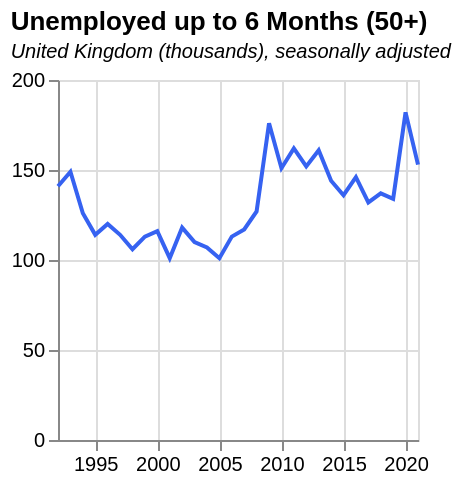

The specification (Vega-Lite) saved for this image:
### Vega-Lite specification from a JSON file in a GitHub repository (floating-point values rounded to 4 significant figures)
{"$schema": "https://vega.github.io/schema/vega-lite/v5.json", "data": {"values": [{"date": "1992", "label": "1992", "month": "", "quarter": "", "sourceDataset": "LMS", "updateDate": "2015-10-13T23:00:00.000Z", "value": "141", "year": "1992"}, {"date": "1993", "label": "1993", "month": "", "quarter": "", "sourceDataset": "LMS", "updateDate": "2015-10-13T23:00:00.000Z", "value": "149", "year": "1993"}, {"date": "1994", "label": "1994", "month": "", "quarter": "", "sourceDataset": "LMS", "updateDate": "2015-10-13T23:00:00.000Z", "value": "126", "year": "1994"}, {"date": "1995", "label": "1995", "month": "", "quarter": "", "sourceDataset": "LMS", "updateDate": "2015-10-13T23:00:00.000Z", "value": "114", "year": "1995"}, {"date": "1996", "label": "1996", "month": "", "quarter": "", "sourceDataset": "LMS", "updateDate": "2015-10-13T23:00:00.000Z", "value": "120", "year": "1996"}, {"date": "1997", "label": "1997", "month": "", "quarter": "", "sourceDataset": "LMS", "updateDate": "2015-10-13T23:00:00.000Z", "value": "114", "year": "1997"}, {"date": "1998", "label": "1998", "month": "", "quarter": "", "sourceDataset": "LMS", "updateDate": "2015-10-13T23:00:00.000Z", "value": "106", "year": "1998"}, {"date": "1999", "label": "1999", "month": "", "quarter": "", "sourceDataset": "LMS", "updateDate": "2015-10-13T23:00:00.000Z", "value": "113", "year": "1999"}, {"date": "2000", "label": "2000", "month": "", "quarter": "", "sourceDataset": "LMS", "updateDate": "2015-10-13T23:00:00.000Z", "value": "116", "year": "2000"}, {"date": "2001", "label": "2001", "month": "", "quarter": "", "sourceDataset": "LMS", "updateDate": "2015-10-13T23:00:00.000Z", "value": "101", "year": "2001"}, {"date": "2002", "label": "2002", "month": "", "quarter": "", "sourceDataset": "LMS", "updateDate": "2015-10-13T23:00:00.000Z", "value": "118", "year": "2002"}, {"date": "2003", "label": "2003", "month": "", "quarter": "", "sourceDataset": "LMS", "updateDate": "2015-10-13T23:00:00.000Z", "value": "110", "year": "2003"}, {"date": "2004", "label": "2004", "month": "", "quarter": "", "sourceDataset": "LMS", "updateDate": "2015-10-13T23:00:00.000Z", "value": "107", "year": "2004"}, {"date": "2005", "label": "2005", "month": "", "quarter": "", "sourceDataset": "LMS", "updateDate": "2015-10-13T23:00:00.000Z", "value": "101", "year": "2005"}, {"date": "2006", "label": "2006", "month": "", "quarter": "", "sourceDataset": "LMS", "updateDate": "2015-10-13T23:00:00.000Z", "value": "113", "year": "2006"}, {"date": "2007", "label": "2007", "month": "", "quarter": "", "sourceDataset": "LMS", "updateDate": "2015-10-13T23:00:00.000Z", "value": "117", "year": "2007"}, {"date": "2008", "label": "2008", "month": "", "quarter": "", "sourceDataset": "LMS", "updateDate": "2015-10-13T23:00:00.000Z", "value": "127", "year": "2008"}, {"date": "2009", "label": "2009", "month": "", "quarter": "", "sourceDataset": "LMS", "updateDate": "2015-10-13T23:00:00.000Z", "value": "176", "year": "2009"}, {"date": "2010", "label": "2010", "month": "", "quarter": "", "sourceDataset": "LMS", "updateDate": "2015-10-13T23:00:00.000Z", "value": "151", "year": "2010"}, {"date": "2011", "label": "2011", "month": "", "quarter": "", "sourceDataset": "LMS", "updateDate": "2019-02-19T00:00:00.000Z", "value": "162", "year": "2011"}, {"date": "2012", "label": "2012", "month": "", "quarter": "", "sourceDataset": "LMS", "updateDate": "2016-05-18T08:30:00.000Z", "value": "152", "year": "2012"}, {"date": "2013", "label": "2013", "month": "", "quarter": "", "sourceDataset": "LMS", "updateDate": "2019-02-19T00:00:00.000Z", "value": "161", "year": "2013"}, {"date": "2014", "label": "2014", "month": "", "quarter": "", "sourceDataset": "LMS", "updateDate": "2016-05-18T08:30:00.000Z", "value": "144", "year": "2014"}, {"date": "2015", "label": "2015", "month": "", "quarter": "", "sourceDataset": "LMS", "updateDate": "2016-05-18T08:30:00.000Z", "value": "136", "year": "2015"}, {"date": "2016", "label": "2016", "month": "", "quarter": "", "sourceDataset": "LMS", "updateDate": "2019-02-19T00:00:00.000Z", "value": "146", "year": "2016"}, {"date": "2017", "label": "2017", "month": "", "quarter": "", "sourceDataset": "LMS", "updateDate": "2018-02-21T00:00:00.000Z", "value": "132", "year": "2017"}, {"date": "2018", "label": "2018", "month": "", "quarter": "", "sourceDataset": "LMS", "updateDate": "2019-02-19T00:00:00.000Z", "value": "137", "year": "2018"}, {"date": "2019", "label": "2019", "month": "", "quarter": "", "sourceDataset": "LMS", "updateDate": "2020-02-18T00:00:00.000Z", "value": "134", "year": "2019"}, {"date": "2020", "label": "2020", "month": "", "quarter": "", "sourceDataset": "LMS", "updateDate": "2021-02-23T00:00:00.000Z", "value": "182", "year": "2020"}, {"date": "2021", "label": "2021", "month": "", "quarter": "", "sourceDataset": "LMS", "updateDate": "2022-08-15T23:00:00.000Z", "value": "153", "year": "2021"}], "format": {"parse": {"date": "date"}}}, "title": {"text": "Unemployed up to 6 Months (50+)", "subtitle": "United Kingdom (thousands), seasonally adjusted", "subtitleFontStyle": "italic", "subtitleFontSize": 10, "anchor": "start", "color": "black"}, "width": 180, "height": 180, "mark": {"type": "line", "color": "#3662f1", "strokeWidth": 2, "opacity": 1}, "encoding": {"x": {"field": "date", "type": "temporal", "title": null}, "y": {"field": "value", "type": "quantitative", "title": null}}}
